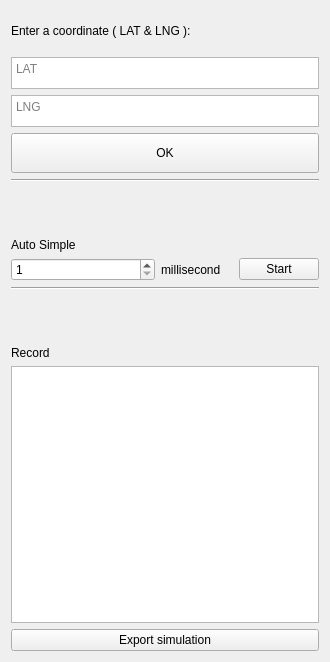
<?xml version="1.0" encoding="UTF-8"?>
<ui version="4.0">
 <class>simulation1Widget</class>
 <widget class="QWidget" name="simulation1Widget">
  <property name="geometry">
   <rect>
    <x>0</x>
    <y>0</y>
    <width>330</width>
    <height>662</height>
   </rect>
  </property>
  <property name="windowTitle">
   <string>simluation1</string>
  </property>
  <layout class="QVBoxLayout" name="verticalLayout_5">
   <item>
    <layout class="QVBoxLayout" name="verticalLayout" stretch="0,0,0,0,0">
     <property name="bottomMargin">
      <number>50</number>
     </property>
     <item>
      <widget class="QLabel" name="label">
       <property name="minimumSize">
        <size>
         <width>0</width>
         <height>40</height>
        </size>
       </property>
       <property name="text">
        <string>Enter a coordinate ( LAT &amp; LNG ):</string>
       </property>
      </widget>
     </item>
     <item>
      <widget class="QTextEdit" name="latTextEdit">
       <property name="sizePolicy">
        <sizepolicy hsizetype="Fixed" vsizetype="Fixed">
         <horstretch>0</horstretch>
         <verstretch>0</verstretch>
        </sizepolicy>
       </property>
       <property name="maximumSize">
        <size>
         <width>1000</width>
         <height>32</height>
        </size>
       </property>
       <property name="placeholderText">
        <string notr="true">LAT</string>
       </property>
      </widget>
     </item>
     <item>
      <widget class="QTextEdit" name="lngTextEdit">
       <property name="sizePolicy">
        <sizepolicy hsizetype="Fixed" vsizetype="Fixed">
         <horstretch>0</horstretch>
         <verstretch>0</verstretch>
        </sizepolicy>
       </property>
       <property name="maximumSize">
        <size>
         <width>1000</width>
         <height>32</height>
        </size>
       </property>
       <property name="placeholderText">
        <string>LNG</string>
       </property>
      </widget>
     </item>
     <item>
      <widget class="QPushButton" name="coordPushButton">
       <property name="sizePolicy">
        <sizepolicy hsizetype="Preferred" vsizetype="Preferred">
         <horstretch>0</horstretch>
         <verstretch>0</verstretch>
        </sizepolicy>
       </property>
       <property name="minimumSize">
        <size>
         <width>0</width>
         <height>40</height>
        </size>
       </property>
       <property name="maximumSize">
        <size>
         <width>1000</width>
         <height>40</height>
        </size>
       </property>
       <property name="text">
        <string>OK</string>
       </property>
      </widget>
     </item>
     <item>
      <widget class="Line" name="line">
       <property name="orientation">
        <enum>Qt::Horizontal</enum>
       </property>
      </widget>
     </item>
    </layout>
   </item>
   <item>
    <layout class="QVBoxLayout" name="verticalLayout_2" stretch="0,0,0">
     <property name="bottomMargin">
      <number>50</number>
     </property>
     <item>
      <widget class="QLabel" name="label_3">
       <property name="text">
        <string>Auto Simple</string>
       </property>
      </widget>
     </item>
     <item>
      <layout class="QHBoxLayout" name="horizontalLayout" stretch="2,1,1">
       <item>
        <widget class="QSpinBox" name="spinBox">
         <property name="minimum">
          <number>1</number>
         </property>
         <property name="maximum">
          <number>10000</number>
         </property>
        </widget>
       </item>
       <item>
        <widget class="QLabel" name="label_2">
         <property name="text">
          <string>millisecond</string>
         </property>
        </widget>
       </item>
       <item>
        <widget class="QPushButton" name="autoSimStartButton">
         <property name="text">
          <string>Start</string>
         </property>
        </widget>
       </item>
      </layout>
     </item>
     <item>
      <widget class="Line" name="line_2">
       <property name="orientation">
        <enum>Qt::Horizontal</enum>
       </property>
      </widget>
     </item>
    </layout>
   </item>
   <item>
    <layout class="QVBoxLayout" name="verticalLayout_3">
     <item>
      <widget class="QLabel" name="label_4">
       <property name="text">
        <string>Record</string>
       </property>
      </widget>
     </item>
     <item>
      <widget class="QTextBrowser" name="sim_coordTextBrowser"/>
     </item>
     <item>
      <widget class="QPushButton" name="simExportButton">
       <property name="text">
        <string>Export simulation</string>
       </property>
      </widget>
     </item>
    </layout>
   </item>
  </layout>
 </widget>
 <resources/>
 <connections/>
</ui>
